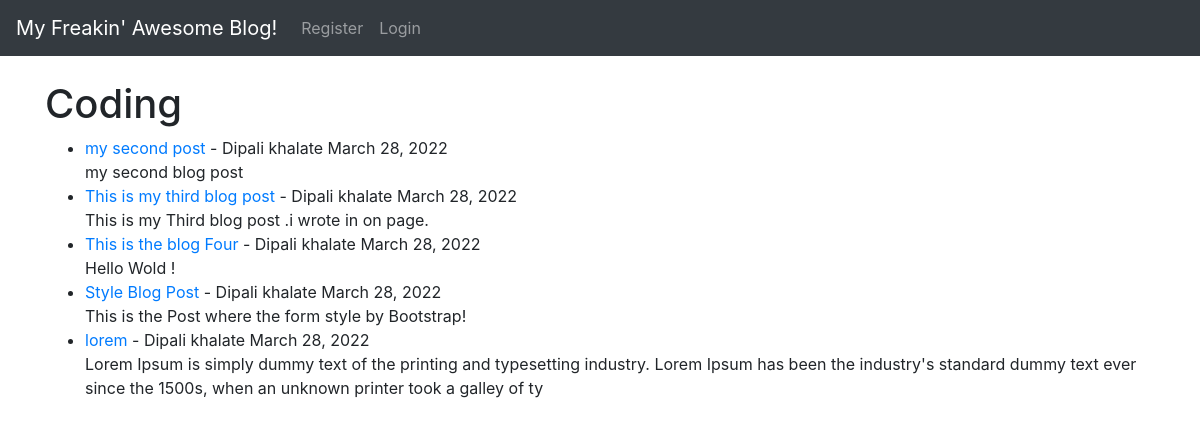
/category/coding/, run on the app's committed database.
### apps/models.py (models this page shows, shortened)
class Post(models.Model):
    title = models.CharField(max_length=60)
    header_image = models.ImageField(null=True, blank=True, upload_to="images/")
    title_tag = models.CharField(max_length=60)
    author = models.ForeignKey(User, on_delete=models.CASCADE)
    body = RichTextField(blank=True, null=True)
    post_date = models.DateField(auto_now_add=True)
    category = models.CharField(max_length=60, default='coding')
    snippet = models.CharField(max_length=60)
    likes = models.ManyToManyField(User, related_name='blog_posts')

### apps/views.py (the view)
# urls.py: path('category/<str:cats>/', CategoryView, name='category'),
def CategoryView(request, cats):
    category_posts = Post.objects.filter(category=cats.replace('-', ' '))
    return render(request, 'categories.html', {'cats': cats.title().replace('-', ' '), 'category_posts': category_posts})

### apps/templates/categories.html (shortened to what this page needs)
{% extends 'base.html' %}
{% block content %}
{% if category_posts %}
        <h1>{{ cats }}</h1>
        <ul>
        {% for post in category_posts %}
                <li> <a href="{% url 'article-detail' post.pk %}">
                    {{ post.title }}</a>
                    - {{ post.author.first_name }}
                    {{ post.author.last_name }}
                    {{ post.post_date }}
                    <br/>
                    {{ post.body|slice:":200"|safe }}</li>
                {% endfor %}
        </ul>
{% else %}
    <h2>Sorry This Page Does Not Exist...
{% endif %}
{% endblock %}

### data on the page
Post: title "my second post", author.first_name "Dipali", author.last_name "khalate", post_date "March 28, 2022", body "my second blog post"
Post: title "This is my third blog post", author.first_name "Dipali", author.last_name "khalate", post_date "March 28, 2022", body "This is my Third blog post .i wrote in on page."
Post: title "This is the blog Four", author.first_name "Dipali", author.last_name "khalate", post_date "March 28, 2022", body "Hello Wold !"
Post: title "Style Blog Post", author.first_name "Dipali", author.last_name "khalate", post_date "March 28, 2022", body "This is the Post where the form style by Bootstrap!"
Post: title "lorem", author.first_name "Dipali", author.last_name "khalate", post_date "March 28, 2022", body "Lorem Ipsum is simply dummy text of the printing and typesetting industry. Lorem Ipsum has been the industry's standard dummy text ever since the 1500s, when an unknown printer took a galley of ty"

### other printed values
{{ cats }} "Coding"
